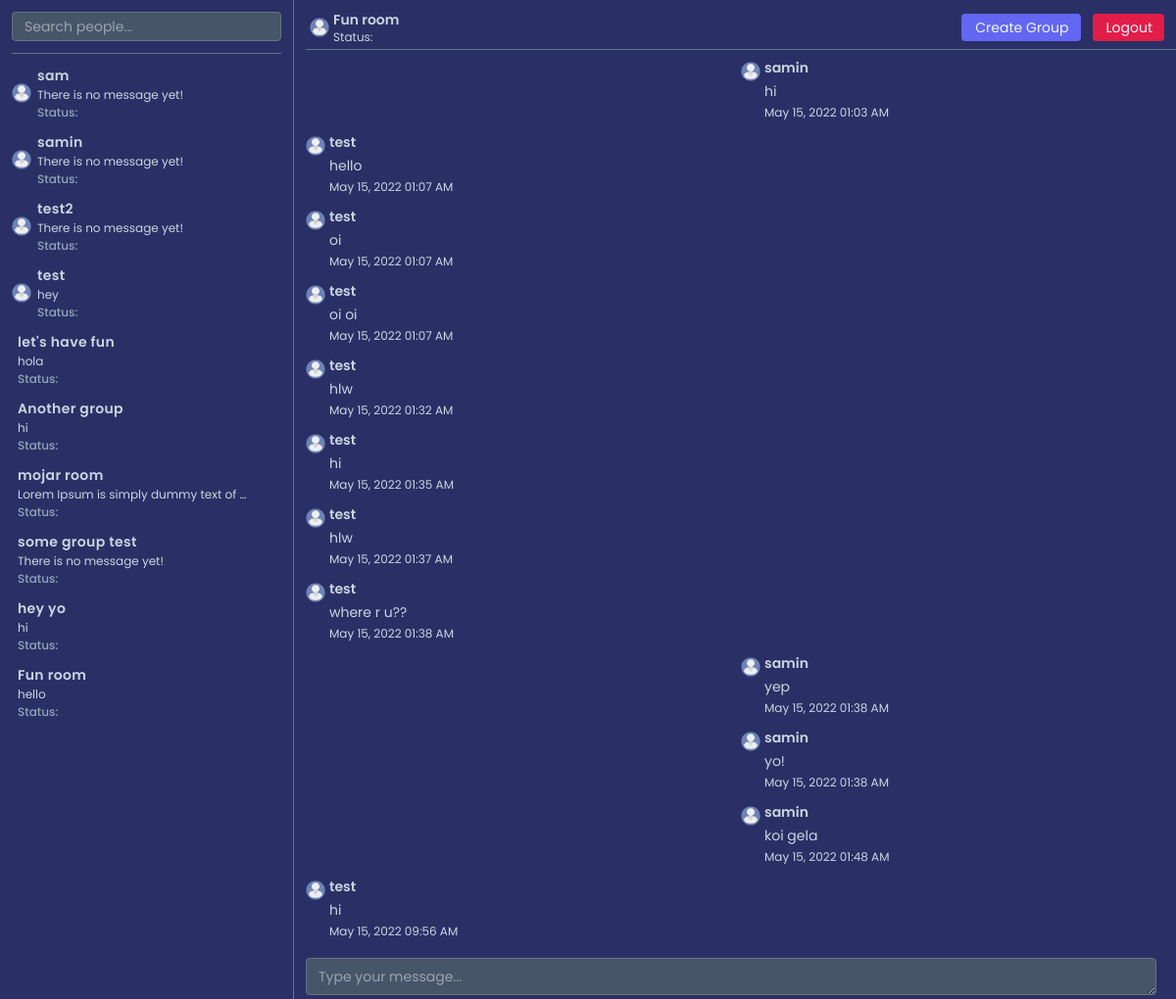
The page /group/uVZgLxRt69itS7prWuQx/ (signed in) on the database its author committed.
### account/models.py (models this page shows, shortened)
class Account(AbstractBaseUser):
    username = models.CharField(max_length=120, null=True)
    email = models.EmailField(null=True, unique=True)
    is_active = models.BooleanField(default=True)
    is_staff = models.BooleanField(default=False)
    is_superuser = models.BooleanField(default=False)
    is_online = models.BooleanField(default=True)
    created_at = models.DateTimeField(default=datetime.now)
    objects = AccountManager()
    USERNAME_FIELD = "email"
    REQUIRED_FIELDS = ["username"]

### chat/models.py (models this page shows, shortened)
class Chat(models.Model):
    room = models.SlugField(max_length=20, null=True)
    chatroom = models.ForeignKey(Chatroom, on_delete=models.CASCADE, related_name="chatroom")
    sender = models.ForeignKey(User, on_delete=models.CASCADE, related_name="sender")
    receiver = models.ForeignKey(User, on_delete=models.CASCADE, related_name="receiver")
    message = models.TextField(null=True)
    created_at = models.DateTimeField(default=datetime.now)

class GroupChatroom(models.Model):
    room = models.SlugField(max_length=20, null=True, unique=True)
    given_room_name = models.CharField(max_length=200, null=True)
    creator = models.ForeignKey(User, on_delete=models.SET_NULL, null=True, related_name="creator")
    users = models.ManyToManyField(User)
    created_at = models.DateTimeField(default=datetime.now)

class GroupChat(models.Model):
    room = models.SlugField(max_length=20, null=True)
    group_chatroom = models.ForeignKey(GroupChatroom, on_delete=models.CASCADE, related_name="group_chatroom")
    sender = models.ForeignKey(User, on_delete=models.CASCADE, related_name="group_sender")
    message = models.TextField(null=True)
    created_at = models.DateTimeField(default=datetime.now)

### chat/views.py (the view)
# urls.py: path("group/<str:room>/", GroupChatroomView.as_view(), name="group"),
class GroupChatroomView(LoginRequiredMixin, View):
    login_url = "/account/login/"
    def get(self, request, room):
        accounts = Account.objects.values()
        chat_nofifies = ChatMessageSeen.objects.all()
        chat_notify_list = list(map(lambda i: {
            "id": i.id,
            "room": i.room,
            "chatroom": i.chatroom,
            "sender": i.sender,
            "receiver": i.receiver,
            "message_seen": i.message_seen,
            "sender_email": i.sender_email,
            "receiver_email": i.receiver_email
        }, chat_nofifies))
        copied_chat_notify_list = deepcopy(chat_notify_list)
        item_list = []
        get_user_with_notify_list = find_user_chat_notification_list(copied_chat_notify_list, item_list, request.user)
        notified_account_list = []
        get_user_notified_list = find_user_with_notified_list(accounts, get_user_with_notify_list, notified_account_list)
        last_msg_list = []
        get_accounts_with_notify_and_last_msg = find_accounts_with_last_msg(get_user_notified_list, last_msg_list, request.user)
        group_chatrooms = GroupChatroom.objects.all()
        group_chatroom_list = list(map(lambda i: {
            "id": i.id,
            "room": i.room,
            "given_room_name": i.given_room_name,
            "creator": i.creator,
            "users": i.users,
            "created_at": i.created_at
        }, group_chatrooms))
        group_chatroom_obj = find_obj(group_chatroom_list, "room", room, 0, len(group_chatroom_list))
        if group_chatroom_obj:
            group_users = group_chatroom_obj["users"].all()
            group_chats = GroupChat.objects.all()
            group_chat_list = list(map(lambda i: {
                "id": i.id,
                "room": i.room,
                "group_chatroom": i.group_chatroom,
                "sender": i.sender,
                "message": i.message,
                "created_at": i.created_at.strftime("%b %d, %Y %I:%M %p")
            }, group_chats))
            if request.user in group_users:
                copied_group_chats = deepcopy(group_chat_list)
                item_list = []
                get_chat_list = find_room_all_chats(copied_group_chats, item_list, group_chatroom_obj["room"])
                quick_sort(get_chat_list, "id", 0, len(get_chat_list) - 1)
                group_list = []
                get_user_connected_group_list = find_user_connected_groups(group_chatroom_list, group_list, request.user)
                group_msg_seens = GroupChatMessageSeen.objects.values()
                group_msg_seen_list = list(map(lambda i: i, group_msg_seens))
                group_list = []
                find_group_msg_seen_list = find_user_group_msg_seen_list(group_msg_seen_list, get_user_connected_group_list, group_list)
                group_list = []
                find_user_group_with_notify_list = find_user_group_with_notified_list(find_group_msg_seen_list, group_list, request.user)
                last_msg_list = []
                find_user_group_last_msg_with_notify = find_user_group_last_msg(find_user_group_with_notify_list, last_msg_list)
                update_group_message_notification = update_group_message_seen(group_msg_seen_list, group_chatroom_obj["room"], request.user)
            else:   # --> Else if user not in the group, redirect to home page
                return redirect("chat:home")
        else:
            return redirect("chat:home")
        args = {
            "accounts": get_accounts_with_notify_and_last_msg,
            "groups": find_user_group_last_msg_with_notify,
            "group_chatroom_obj": group_chatroom_obj,
            "chats": get_chat_list,
            "group_notify_status": update_group_message_notification,
        }
        return render(request, "chat/group_chat.html", args)

### chat/views.py (called while the page is built)
def find_user_chat_notification_list(copied_chat_notify_list, item_list, receiver):
    notified_obj = find_obj(copied_chat_notify_list, "receiver_email", receiver.email, 0, len(copied_chat_notify_list))
    if notified_obj is not None:
        if notified_obj["message_seen"] == False:
            item_list.append(notified_obj["sender_email"])
        copied_chat_notify_list.remove(notified_obj)
        return find_user_chat_notification_list(copied_chat_notify_list, item_list, receiver)
    return item_list

def find_user_with_notified_list(accounts, notified_list, notified_account_list):
    for account in accounts:
        if account["email"] in notified_list:
            notified_account_list.append({
                "account": account,
                "notify": True
            })
        else:
            notified_account_list.append({
                "account": account,
                "notify": False
            })
    return notified_account_list

def find_accounts_with_last_msg(accounts, last_msg_list, current_user):
    for account in accounts:
        account_obj = Account(**account["account"])
        last_msg = Chat.objects.filter(Q(sender=current_user, receiver=account_obj) | Q(sender=account_obj, receiver=current_user)).last()
        message = None
        if last_msg:
            message = last_msg.message
        else:
            message = "There is no message yet!"
        last_msg_list.append({
            "account": account["account"],
            "notify": account["notify"],
            "last_msg": message
        })
    return last_msg_list

def find_user_connected_groups(group_chatroom_list, group_list, current_user):
    group_list = [group for group in group_chatroom_list if current_user in group["users"].all()]
    return group_list

def find_user_group_msg_seen_list(group_msg_seen_list, user_group_list, group_list):
    for group in user_group_list:
        group_msg_seen_obj = find_obj(group_msg_seen_list, "room", group["room"], 0, len(group_msg_seen_list))
        if group_msg_seen_obj is not None:
            group_msg_seen_obj = GroupChatMessageSeen(**group_msg_seen_obj)
            group_list.append({
                "group": group,
                "group_message_seen": group_msg_seen_obj
            })
        else:
            group_list.append({
                "group": group,
                "group_message_seen": None
            })
    return group_list

### chat/templates/chat/group_chat.html (shortened to what this page needs)
{% extends "base.html" %}
{% load static %}
{% block content %}
<div class="max-w-screen-2xl mx-auto">
    <div class="flex">
        {% include "chat/chat_left.html" %}
        {% include "chat/group_chat_right.html" %}
    </div>
</div>
{% endblock %}

### chat/templates/chat/chat_left_bottom.html (shortened to what this page needs)
{% load static %}
{% if accounts %}
    <div id="chat__leftBottomUsers" class="flex h-full pl-3 pr-1 pb-16 flex-col gap-y-3 overflow-x-hidden overflow-y-auto">
        {% for account in accounts %}
            <a href="{% url 'chat:create-chatroom' account.account.id %}" id="account-{{ account.account.id}}" class="flex items-center">
                <img src="{% static 'images/user.png' %}" class="w-[20px] h-[20px] object-contain mr-1" alt="">
                <div class="flex flex-col gap-y-0.5 pl-0.5 chat__userInfo">
                    <p id="user-{{ account.account.id }}" class="font-semibold text-slate-300 tracking-wide whitespace-nowrap overflow-hidden text-ellipsis chat__userUsername">{{ account.account.username }}</p>
                    <p class="text-slate-300 text-xs whitespace-nowrap overflow-hidden text-ellipsis last_message">{{ account.last_msg }}</p>
                    <p class="flex items-center text-xs font-medium text-slate-400 user__status">Status: </p>
                </div>
            </a>
        {% endfor %}
        {% if groups %}
            {% for group in groups %}
                <a href="{% url 'chat:group' group.group.room %}" id="group-{{group.group.id}}" class="flex items-center">
                    <div class="flex flex-col gap-y-0.5 pl-0.5 chat__userInfo">
                        <p id="group-{{ group.group.id }}" class="font-semibold text-slate-300 tracking-wide whitespace-nowrap overflow-hidden text-ellipsis">{{ group.group.given_room_name }}</p>
                        <p class="text-slate-300 text-xs whitespace-nowrap overflow-hidden text-ellipsis last_message">{{ group.last_msg }}</p>
                        <p class="flex items-center text-xs font-medium text-slate-400 user__status">Status: </p>
                    </div>
                </a>
            {% endfor %}
        {% endif %}
    </div>
{% endif %}

### chat/templates/chat/group_chat_right_top.html (shortened to what this page needs)
{% load static %}
<div id="account__right-{{ request.user.id }}" class="flex items-center justify-between pr-3">
    <div class="flex items-center gap-x-1">
        <img src="{% static 'images/user.png' %}" class="w-[20px] h-[20px] object-contain" alt="">
        <div class="text-slate-300">
            <h5 class="font-semibold mr-1 chat__rightTopUsername">{{ group_chatroom_obj.given_room_name }}</h5>
            <p class="text-xs flex items-center">Status: </p>
        </div>
    </div>
    <div class="flex items-center gap-x-3">
        <button id="create__chatGroup" class="flex items-center gap-x-0.5 py-1 px-3 text-slate-100 bg-indigo-500 rounded cursor-pointer hover:bg-indigo-600 hover:shadow transition-all duration-300 ease-in-out">
            Create Group
        </button>
        <a href="{% url 'account:logout' %}" class="flex items-center gap-x-0.5 py-1 px-3 text-slate-100 bg-rose-600 rounded cursor-pointer hover:bg-rose-700 hover:shadow transition-all duration-300 ease-in-out">
            Logout
        </a>
    </div>
</div>
<div class="w-full h-[1px] bg-slate-500 mt-1"></div>

### chat/templates/chat/chat_right_middle.html
{% load static %}
<div id="chat__rightMiddle">
    <div id="chat__rightChatDiv" class="flex flex-col gap-y-3 mt-2">
        {% for chat in chats  %}
            <div class="flex gap-x-1 w-1/2 {% if request.user.email == chat.sender.email %}place-self-end{% endif %} chat__leftMiddleChatContainer">
                <div>
                    <img src="{% static 'images/user.png' %}" class="w-[20px] min-w-[20px] h-[20px] mt-1 object-contain" alt="">
                </div>
                <div class="flex flex-col gap-y-1 text-slate-300 text-sm pr-3">
                    <h5 class="font-semibold chat__rightMiddleUsername">{{ chat.sender.username }}</h5>
                    <p class="break-word">{{ chat.message }}</p>
                    <p class="text-xs">{{ chat.created_at }}</p>
                </div>
            </div>
        {% endfor %}
    </div>
</div>

### static/css/base.css (style rules this page uses)
* { box-sizing: border-box; }
:root { --poppins: 'Poppins', sans-serif; --bg-primary: #2A3065; }
body { font-family: var(--poppins); background-color: var(--bg-primary); color: var(--text-primary); overflow: hidden; }

### static/css/chat_left.css (style rules this page uses)
.chat__userInfo { width: calc(100% - 45px); }

### static/css/chat_right.css (style rules this page uses)
.chat__rightTopUsername, .chat__rightMiddleUsername { display: -webkit-box; -webkit-line-clamp: 1; -webkit-box-orient: vertical; overflow: hidden; text-overflow: ellipsis; }
#chat__rightMiddle { height: calc(100% - 90px); overflow-y: auto; overflow-x: hidden; }

### rows shown on the page
Account: account.username "sam", last_msg "There is no message yet!"
Account: account.username "samin", last_msg "There is no message yet!"
Account: account.username "test2", last_msg "There is no message yet!"
Account: account.username "test", last_msg "hey"
GroupChatroom: group.given_room_name "let's have fun"
GroupChat: last_msg "hola"
GroupChatroom: group.given_room_name "Another group"
GroupChat: last_msg "hi"
GroupChatroom: group.given_room_name "mojar room"
GroupChat: last_msg "Lorem Ipsum is simply dummy text of…"
GroupChatroom: group.given_room_name "some group test"
GroupChatroom: group.given_room_name "hey yo"
GroupChat: last_msg "hi"
GroupChatroom: group.given_room_name "Fun room", given_room_name "Fun room", sender.username "samin", message "hi", created_at "May 15, 2022 01:03 AM", sender.username "test", message "hello", created_at "May 15, 2022 01:07 AM", message "oi", message "oi oi", message "hlw", created_at "May 15, 2022 01:32 AM", created_at "May 15, 2022 01:35 AM", created_at "May 15, 2022 01:37 AM", message "where r u??", created_at "May 15, 2022 01:38 AM", message "yep", message "yo!", message "koi gela", created_at "May 15, 2022 01:48 AM", created_at "May 15, 2022 09:56 AM"
GroupChat: last_msg "hello"

### other values the page prints
{{ group.last_msg }} "There is no message yet!"
